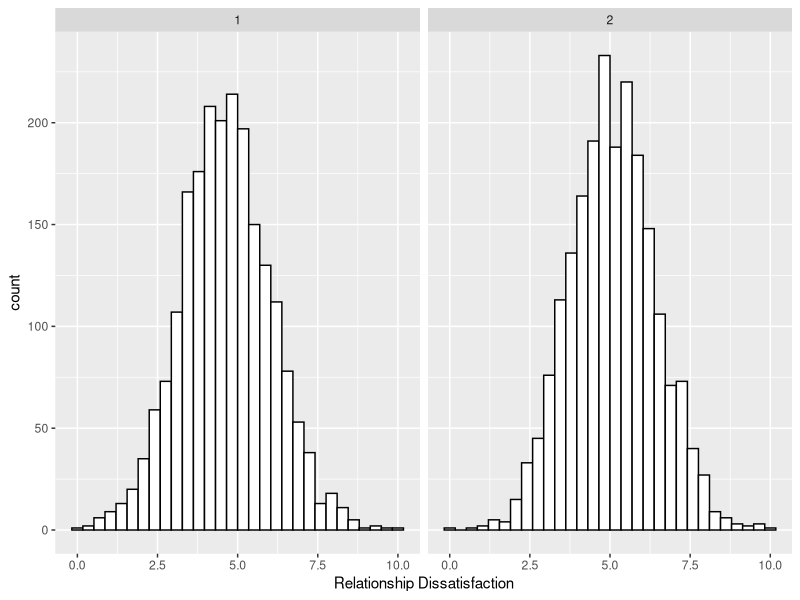
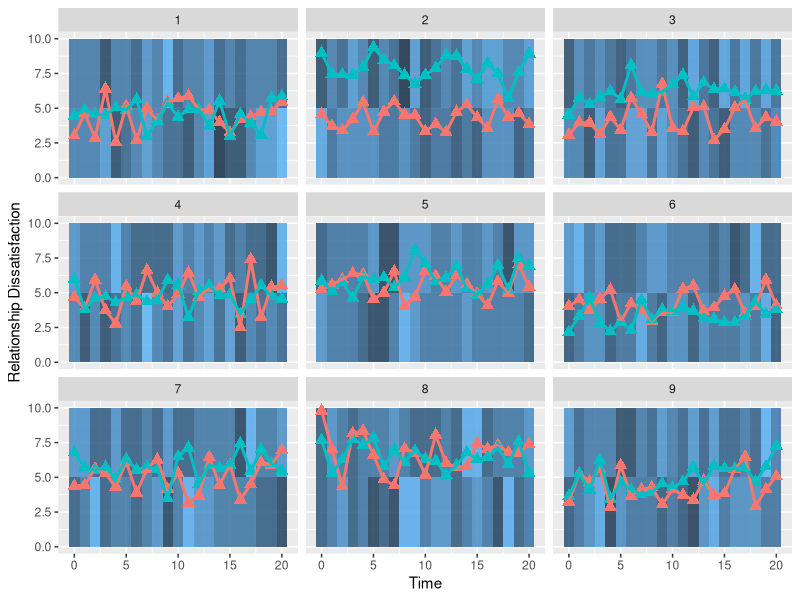
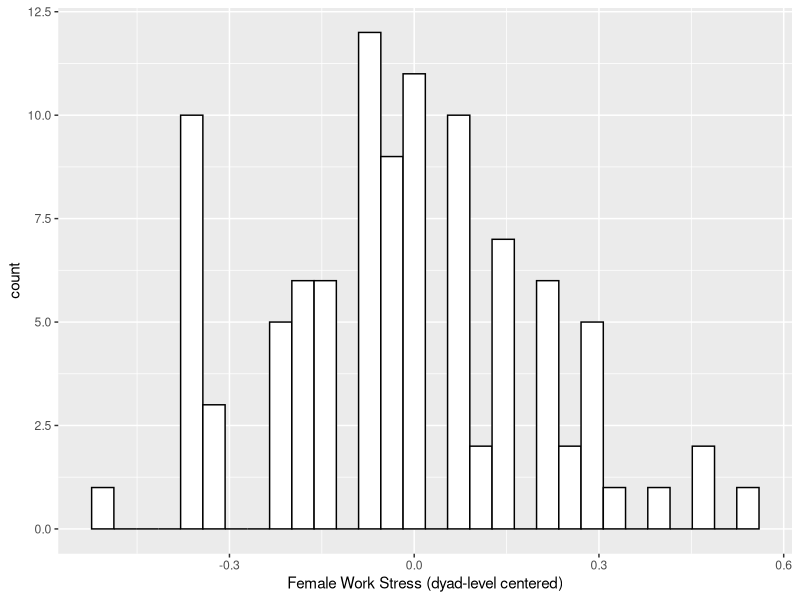
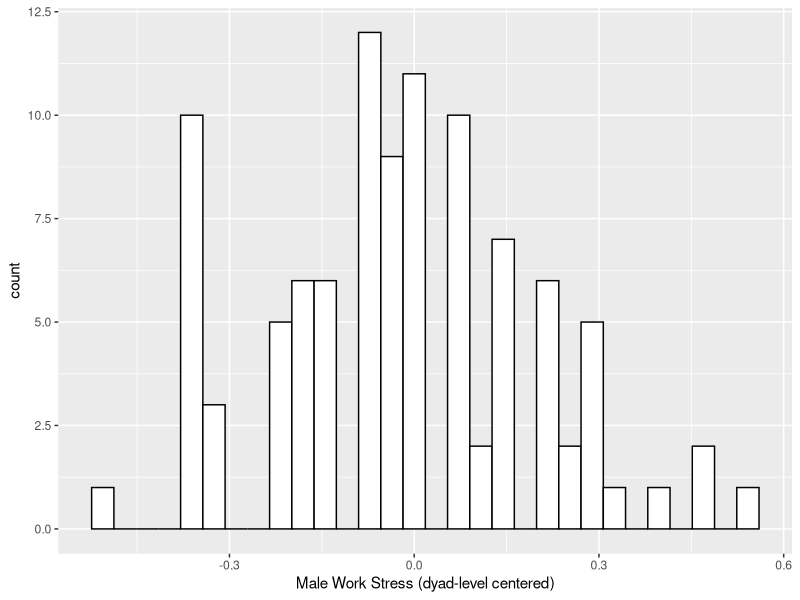

Reproduce these figures in R, in order.

### Preliminaries

# Loading Libraries
library(dplyr) #for data manipulation
library(reshape2) #for data manipulation
library(ggplot2) #for plotting
library(nlme) #for mlm analysis
library(psych) #for descriptives

# Loading Data
BLdyads_long <- read.csv("BLdyads_long.csv",header=TRUE)
head(BLdyads_long)

# 1. Reformatting the data
  
# Create double-entry data (note that the outcome variables to be combined are commented out of the id.vars list)
BLdyads_melt <- melt(data = BLdyads_long,
                     id.vars = c("coupleid","time","time7c",
                                 "f_personid",    #"f_reldis",
                                 "f_wrkstrs","f_wrkstrsc","f_wrkstrsc_b","f_wrkstrsc_w",
                                 "m_personid",    #"m_reldis",
                                 "m_wrkstrs","m_wrkstrsc","m_wrkstrsc_b","m_wrkstrsc_w"),
                     na.rm = FALSE, 
                     value.name = "reldis") #naming new variable

# Reorder rows for convenience 
BLdyads_melt <- BLdyads_melt[order(BLdyads_melt$coupleid, BLdyads_melt$time, BLdyads_melt$var), ]

# Add the two dummy indicators 
BLdyads_melt$female <- ifelse(BLdyads_melt$variable == "f_reldis", 1, 0)
BLdyads_melt$male <- ifelse(BLdyads_melt$variable == "m_reldis", 1, 0)

# Add another gender indicator
BLdyads_melt$gender <- as.numeric(factor(BLdyads_melt$variable))

# Create integrated personid variable
BLdyads_melt$personid <- ifelse(BLdyads_melt$female == 1, BLdyads_melt$f_personid, BLdyads_melt$m_personid)

# Subset and organize into a new data set for easy viewing and efficiency
dput(names(BLdyads_melt)) #to obtain variable list for easy cut&paste
BLdyads_doubleentry <- BLdyads_melt[ ,c("coupleid", "personid","time", "time7c",
                                "gender", "reldis","female", "male",
                                "f_wrkstrs", "f_wrkstrsc", "f_wrkstrsc_b", "f_wrkstrsc_w",
                                "m_wrkstrs", "m_wrkstrsc", "m_wrkstrsc_b", "m_wrkstrsc_w")]

head(BLdyads_doubleentry)

# 2. Plotting the Data.
ggplot(data = BLdyads_doubleentry, aes(x = reldis)) +
  geom_histogram(fill = "white", color = "black") + 
  labs(x = "Relationship Dissatisfaction") +
  facet_grid(. ~ gender) # creating a separate plot for each gender

ggplot(data = subset(BLdyads_doubleentry, coupleid <= 9), aes(x = time, group = personid), legend = FALSE) +
  geom_rect(mapping = aes(xmin = time-.5, xmax = time+.5, ymin = 0, ymax = 5, fill = f_wrkstrsc_w), alpha = 0.6) + # creating rectangles in the background of the plot colored by female work stressors
  geom_rect(mapping = aes(xmin = time-.5, xmax = time+.5, ymin = 5, ymax = 10, fill = m_wrkstrsc_w), alpha = 0.6) + # creating rectangles in the background of the plot colored by male work stressors
  geom_point(aes(x = time, y = reldis, color = factor(gender)), shape = 17, size = 3) + # creating a different colored point for each gender
  geom_line(aes(x = time, y = reldis, color = factor(gender)), lty = 1, size=1) + # creating a different colored line for each gender
  xlab("Time") + 
  ylab("Relationship Dissatisfaction") + ylim(0, 10) +
  scale_x_continuous(breaks=seq(0, 20, by = 5)) + 
  facet_wrap( ~ coupleid) +# creating a separate plot for each dyad
  theme(legend.position = "none")

#between-peson differences
#females
ggplot(data = subset(BLdyads_doubleentry, time == 0 & female == 1), 
       aes(x = f_wrkstrsc_b)) +
  geom_histogram(fill = "white", color = "black") + 
  labs(x = "Female Work Stress (dyad-level centered)")

#males
ggplot(data = subset(BLdyads_doubleentry, time == 0 & male == 1), aes(x = f_wrkstrsc_b)) +
  geom_histogram(fill = "white", color = "black") + 
  labs(x = "Male Work Stress (dyad-level centered)")


# 3. The Dyadic Multilevel Model.

# Fitting the full model with both between-dyad and within-dyad actor and partner effects
model1 <- lme(fixed = reldis ~ -1 + 
                              female + #intercept
                              female:f_wrkstrsc_b + female:f_wrkstrsc_w + #actor-effects
                              female:m_wrkstrsc_b + female:m_wrkstrsc_w + #partner-effects
                              male + #intercept
                              male:m_wrkstrsc_b + male:m_wrkstrsc_w + #actor-effects
                              male:f_wrkstrsc_b + male:f_wrkstrsc_w + #partner-effects 
                              male:time7c + female:time7c,            #fixed effects of time for each gender
              random = ~ -1 + 
                        female + male + #intercepts
                        female:f_wrkstrsc_w + male:m_wrkstrsc_w + #actor-effects
                        female:m_wrkstrsc_w + male:f_wrkstrsc_w | coupleid, #partner-effects
              weights=varIdent(form = ~1 | gender),    # invokes separate sigma^{2}_{e} for each gender
              corr=corSymm(form = ~1 | coupleid/time), # invokes off-diagonal sigma_{e1e2} symmetric structure for level 1 residuals
              data=BLdyads_doubleentry,
              control=lmeControl(maxIter=10000, opt="optim")) 

summary(model1)


model2 <- lme(fixed = reldis ~ -1 + 
                female + #intercept
                female:f_wrkstrsc_b + female:f_wrkstrsc_w + #actor-effects
                female:m_wrkstrsc_b + female:m_wrkstrsc_w + #partner-effects
                male + #intercept
                male:m_wrkstrsc_b + male:m_wrkstrsc_w + #actor-effects
                male:f_wrkstrsc_b + male:f_wrkstrsc_w + #partner-effects 
                male:time7c + female:time7c,            #fixed effects of time for each gender
              random = ~ -1 + 
                female + male + #intercepts
                female:f_wrkstrsc_w + male:m_wrkstrsc_w | coupleid, #actor-effects
              female:m_wrkstrsc_w + male:f_wrkstrsc_w | coupleid, #partner-effects
              weights=varIdent(form = ~1 | gender),             #invokes separate sigma^{2}_{e} for each gender
              corr=corAR1(form = ~1 | coupleid/gender/time),    #invokes an AR(1) structure for level 1 residuals
              data=BLdyads_doubleentry,
              control=list(maxIter=1000, opt="optim")) 

summary(model2)


